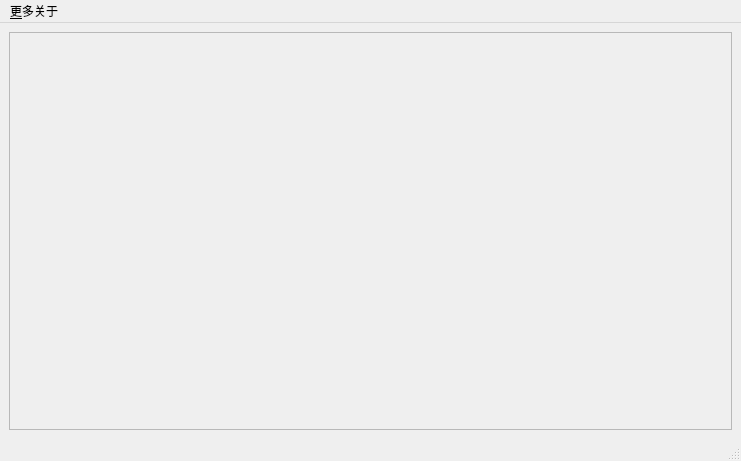
<?xml version="1.0" encoding="UTF-8"?>
<ui version="4.0">
 <class>MainWindow</class>
 <widget class="QMainWindow" name="MainWindow">
  <property name="geometry">
   <rect>
    <x>0</x>
    <y>0</y>
    <width>741</width>
    <height>461</height>
   </rect>
  </property>
  <property name="windowTitle">
   <string>关于</string>
  </property>
  <widget class="QWidget" name="centralwidget">
   <layout class="QGridLayout" name="gridLayout">
    <item row="0" column="0">
     <widget class="QFrame" name="frame">
      <property name="frameShape">
       <enum>QFrame::StyledPanel</enum>
      </property>
      <property name="frameShadow">
       <enum>QFrame::Raised</enum>
      </property>
     </widget>
    </item>
   </layout>
  </widget>
  <widget class="QMenuBar" name="menubar">
   <property name="geometry">
    <rect>
     <x>0</x>
     <y>0</y>
     <width>741</width>
     <height>22</height>
    </rect>
   </property>
   <widget class="QMenu" name="menu_about">
    <property name="title">
     <string>&amp;更多关于</string>
    </property>
    <widget class="QMenu" name="menu">
     <property name="title">
      <string>&amp;软件开源地址</string>
     </property>
     <addaction name="action_Open_with_default_browser"/>
     <addaction name="action_Open_using_the_software_s_built_in_browser"/>
    </widget>
    <addaction name="action_aboutRJ"/>
    <addaction name="action_Author_s_words"/>
    <addaction name="action_aboutZZ"/>
    <addaction name="separator"/>
    <addaction name="menu"/>
   </widget>
   <addaction name="menu_about"/>
  </widget>
  <widget class="QStatusBar" name="statusbar"/>
  <action name="action_aboutRJ">
   <property name="text">
    <string>&amp;关于本软件</string>
   </property>
  </action>
  <action name="action_Author_s_words">
   <property name="text">
    <string>&amp;作者的话</string>
   </property>
  </action>
  <action name="action_Open_with_default_browser">
   <property name="text">
    <string>&amp;使用默认浏览器打开</string>
   </property>
  </action>
  <action name="action_Open_using_the_software_s_built_in_browser">
   <property name="text">
    <string>&amp;使用软件内置浏览器打开</string>
   </property>
  </action>
  <action name="action_aboutZZ">
   <property name="text">
    <string>&amp;关于作者</string>
   </property>
  </action>
 </widget>
 <resources/>
 <connections>
  <connection>
   <sender>action_aboutRJ</sender>
   <signal>triggered()</signal>
   <receiver>MainWindow</receiver>
   <slot>adout()</slot>
   <hints>
    <hint type="sourcelabel">
     <x>-1</x>
     <y>-1</y>
    </hint>
    <hint type="destinationlabel">
     <x>370</x>
     <y>230</y>
    </hint>
   </hints>
  </connection>
  <connection>
   <sender>action_Author_s_words</sender>
   <signal>triggered()</signal>
   <receiver>MainWindow</receiver>
   <slot>zzdh()</slot>
   <hints>
    <hint type="sourcelabel">
     <x>-1</x>
     <y>-1</y>
    </hint>
    <hint type="destinationlabel">
     <x>370</x>
     <y>230</y>
    </hint>
   </hints>
  </connection>
  <connection>
   <sender>action_aboutZZ</sender>
   <signal>triggered()</signal>
   <receiver>MainWindow</receiver>
   <slot>adoutzz()</slot>
   <hints>
    <hint type="sourcelabel">
     <x>-1</x>
     <y>-1</y>
    </hint>
    <hint type="destinationlabel">
     <x>370</x>
     <y>230</y>
    </hint>
   </hints>
  </connection>
  <connection>
   <sender>action_Open_with_default_browser</sender>
   <signal>triggered()</signal>
   <receiver>MainWindow</receiver>
   <slot>bdweb()</slot>
   <hints>
    <hint type="sourcelabel">
     <x>-1</x>
     <y>-1</y>
    </hint>
    <hint type="destinationlabel">
     <x>370</x>
     <y>230</y>
    </hint>
   </hints>
  </connection>
  <connection>
   <sender>action_Open_using_the_software_s_built_in_browser</sender>
   <signal>triggered()</signal>
   <receiver>MainWindow</receiver>
   <slot>web()</slot>
   <hints>
    <hint type="sourcelabel">
     <x>-1</x>
     <y>-1</y>
    </hint>
    <hint type="destinationlabel">
     <x>370</x>
     <y>230</y>
    </hint>
   </hints>
  </connection>
 </connections>
 <slots>
  <slot>adout()</slot>
  <slot>zzdh()</slot>
  <slot>web()</slot>
  <slot>bdweb()</slot>
  <slot>adoutzz()</slot>
 </slots>
</ui>
